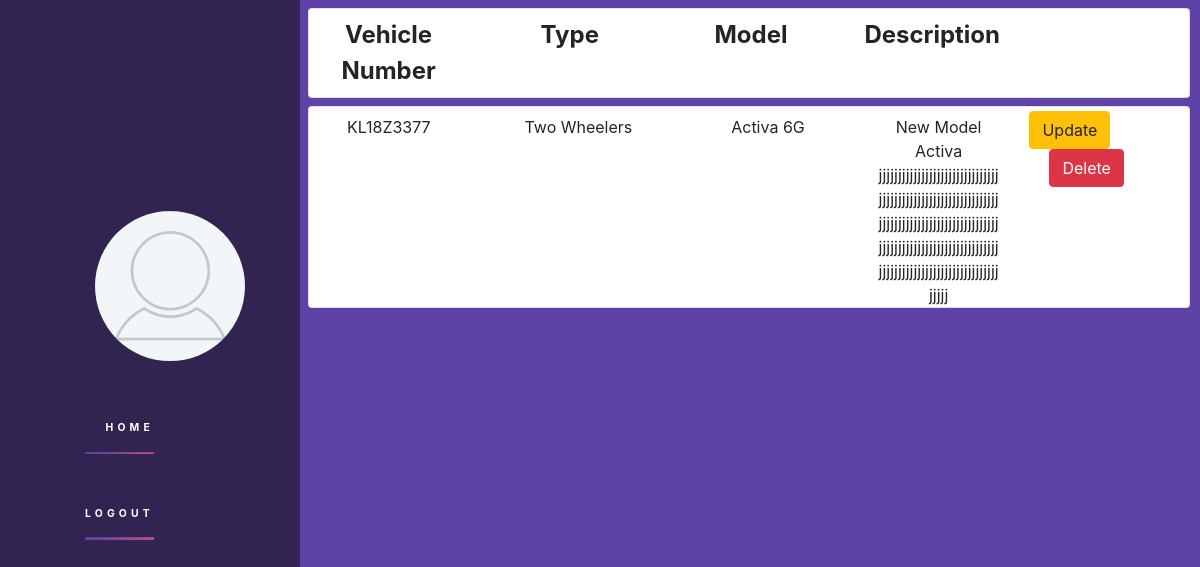
The page /myad/ahomes/ on the database its author committed.
### superadmin/models.py (models this page shows)
class Vehicle(models.Model):
    number=models.CharField(max_length=20)
    options=(
        ("Two Wheelers","Two Wheelers"),
        ("Three Wheelers","Three Wheelers"),
        ("Four Wheelers","Four Wheelers"),
    )
    type=models.CharField(max_length=100,choices=options,default="Two Wheelers")
    model=models.TextField()
    description=models.TextField()

### newadmin/views.py (the view)
# urls.py: path('ahomes/',VehicleAdView.as_view(),name="ah"),
class VehicleAdView(TemplateView):
    template_name="ahome.html"
    def get_context_data(self, **kwargs):
        context= super().get_context_data(**kwargs)
        context["data"]=Vehicle.objects.all()
        return context

### newadmin/templates/ahome.html (shortened to what this page needs)
<!doctype html>
<html lang="en">
  <head>
    <link rel="stylesheet" href="https://stackpath.bootstrapcdn.com/bootstrap/4.3.1/css/bootstrap.min.css">
  </head>
  <body>
    {% load static %}
    <link rel="stylesheet" href="{% static 'css/style.css' %}">
     <main class="main">
      <aside class="sidebar">
        <nav class="nav">
         <div class="profile text-center" style="margin-left: 50px;">
              <img class="card-img-top rounded-circle" src="{% static 'img/demo1.png' %}" alt="Card image cap" style="height: 150px;width: 150px;">
             </div>
          <ul>
            <li class="active" ><a href="{% url 'sa' %}">HOME</a></li>
            <li class="active"><a href="{% url 'aduser' %}">LOGOUT</a></li>
          </ul>
        </nav>
      </aside>
      <section class="twitter">
          {% block admin %}
          <div class="card mt-2 ml-2  " style="width:98%">
            <div class="row" style="font-weight: bold;font-size:x-large;">
              <div class="col text-center mt-2 mb-2 ml-1" >Vehicle Number</div>
              <div class="col text-center mt-2">Type</div>
              <div class="col text-center mt-2">Model</div>
              <div class="col text-center mt-2">Description</div>
             <div class="col"></div>
          </div>
        </div>
          {% for i in data %}
          <div class="card mt-2 ml-2" style="width:98%">
            <div class="row ">
              <div class="col text-center mt-2" >{{i.number|upper}}</div>
              <div class="col text-center mt-2">{{i.type}}</div>
              <div class="col text-center mt-2">{{i.model|capfirst}}</div>
              <div class="col-2 text-center mt-2">{{i.description|capfirst}}</div>
              <div class="col mt-1 mb-1">
                <a href="{% url 'adupd' i.id %}" class="card-link btn btn-warning"   type="button">Update</a>
               <a href="{% url 'del' i.id %}" class="card-link btn btn-danger" type="button">Delete</a></div>
          </div>
          </div>
         {% endfor %}
          {% endblock admin %}
      </section>
    </main>
  </body>
</html>

### superadmin/static/css/style.css (style rules this page uses)
html { font-family: Arial; font-size: 16px; background: #5e42a6; }
.sidebar { position: fixed; width: 25%; height: 100vh; background: #312450; font-size: 0.65em; }
.nav { position: relative; margin: 0 15%; text-align: right; top: 50%; transform: translateY(-50%); font-weight: bold; }
.nav ul { list-style: none; }
.nav ul li { position: relative; margin: 3.2em 0; }
.nav ul li a { line-height: 5em; text-transform: uppercase; text-decoration: none; letter-spacing: 0.4em; color: rgba(255, 255, 255, 0.35); display: block; transition: all ease-out 300ms; }
.nav ul li.active a { color: white; }
.nav ul li::after { content: ""; position: absolute; width: 100%; height: 0.2em; background: black; left: 0; bottom: 0; background-image: linear-gradient(to right, #5e42a6, #b74e91); }
.twitter { position: relative; width: 75%; float: right; height: 100vh; }
.twitter a { position: relative; }

### rows shown on the page
Vehicle: number "KL18Z3377", type "Two Wheelers", model "Activa 6G", description "New Model Activa jjjjjjjjjjjjjjjjjjjjjjjjjjjjjjjjjjjjjjjjjjjjjjjjjjjjjjjjjjjjjjjjjjjjjjjjjjjjjjjjjjjjjjjjjjjjjjjjjjjjjjjjjjjjjjjjjjjjjjjjjjjjjjjjjjjjjjjjjjjjjjjjjjjjjjjjjjjjjjjj"
